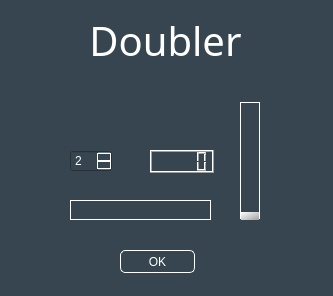
<?xml version="1.0" encoding="UTF-8"?>
<ui version="4.0">
 <class>Generate_powClass</class>
 <widget class="QMainWindow" name="Generate_powClass">
  <property name="geometry">
   <rect>
    <x>0</x>
    <y>0</y>
    <width>333</width>
    <height>296</height>
   </rect>
  </property>
  <property name="minimumSize">
   <size>
    <width>333</width>
    <height>296</height>
   </size>
  </property>
  <property name="maximumSize">
   <size>
    <width>333</width>
    <height>296</height>
   </size>
  </property>
  <property name="windowTitle">
   <string>Generate_pow</string>
  </property>
  <property name="styleSheet">
   <string notr="true">QMainWindow {
	background-color: #36454f;
}

QLabel {
	color: #ffffff;
}

#title {
	font: 30pt bold;
}

#label {
	border: 1px solid #ffffff;
}

QSpinBox {
	background-color: #36454f;
	color: #ffffff;
	selection-background-color: #65816d;
}

QSpinBox::up-button {
	border-top: 1px solid #ffffff;
	border-left: 1px solid #ffffff;
	border-right: 1px solid #ffffff;
	border-bottom: 0.5px solid #ffffff;
	background-color: #36454f;
}

QSpinBox::up-arrow {
	image: url(C:/Users/marem/Downloads/vectorpaint (9).svg);
}

QSpinBox::down-button {
	border-top: 0.5px solid #ffffff;
	border-left: 1px solid #ffffff;
	border-right: 1px solid #ffffff;
	border-bottom: 1px solid #ffffff;
	background-color: #36454f;
}

QSpinBox::down-arrow {
	image: url(C:/Users/marem/Downloads/vectorpaint (10).svg);
}

QSlider::groove:vertical {
	border: 1px solid #ffffff;
    /*border: 1px solid #ffa500;*/
    /*height: 8px;*/
    background: #36454f;/*#ff8243;*/
    margin: 2px 0;
}

QSlider::handle:vertical {
	background: qlineargradient(x1:0, y1:0, x2:1, y2:1, stop:0 #ffffff, stop:1 #a0a0a0);
	/*background: #800020;*/
	/*border: 1px solid #5c5c5c;*/
	height: 8px;
    margin: -2px 0;
    /*border-radius: 3px;*/
}

QPushButton {
	border: 1px solid #ffffff;
	background-color: #36454f;
	color: #ffffff;
	border-radius: 5px;
}

QPushButton::hover {
	border: 1px solid #ffffff;
	background-color: #65816d;
	color: #ffffff;
	border-radius: 5px;
}</string>
  </property>
  <widget class="QWidget" name="centralWidget">
   <widget class="QSpinBox" name="spinBox">
    <property name="geometry">
     <rect>
      <x>70</x>
      <y>150</y>
      <width>42</width>
      <height>22</height>
     </rect>
    </property>
    <property name="minimum">
     <number>2</number>
    </property>
    <property name="maximum">
     <number>100</number>
    </property>
   </widget>
   <widget class="QSlider" name="verticalSlider">
    <property name="geometry">
     <rect>
      <x>240</x>
      <y>100</y>
      <width>20</width>
      <height>121</height>
     </rect>
    </property>
    <property name="maximum">
     <number>63</number>
    </property>
    <property name="orientation">
     <enum>Qt::Vertical</enum>
    </property>
   </widget>
   <widget class="QLCDNumber" name="lcdNumber">
    <property name="geometry">
     <rect>
      <x>150</x>
      <y>150</y>
      <width>64</width>
      <height>23</height>
     </rect>
    </property>
   </widget>
   <widget class="QPushButton" name="pushButton">
    <property name="geometry">
     <rect>
      <x>120</x>
      <y>250</y>
      <width>75</width>
      <height>23</height>
     </rect>
    </property>
    <property name="text">
     <string>OK</string>
    </property>
   </widget>
   <widget class="QLabel" name="title">
    <property name="geometry">
     <rect>
      <x>70</x>
      <y>20</y>
      <width>191</width>
      <height>41</height>
     </rect>
    </property>
    <property name="text">
     <string>Doubler</string>
    </property>
    <property name="scaledContents">
     <bool>true</bool>
    </property>
    <property name="alignment">
     <set>Qt::AlignCenter</set>
    </property>
    <property name="wordWrap">
     <bool>true</bool>
    </property>
   </widget>
   <widget class="QLabel" name="label">
    <property name="geometry">
     <rect>
      <x>70</x>
      <y>200</y>
      <width>141</width>
      <height>20</height>
     </rect>
    </property>
    <property name="text">
     <string/>
    </property>
    <property name="scaledContents">
     <bool>true</bool>
    </property>
    <property name="alignment">
     <set>Qt::AlignCenter</set>
    </property>
    <property name="wordWrap">
     <bool>true</bool>
    </property>
   </widget>
  </widget>
 </widget>
 <layoutdefault spacing="6" margin="11"/>
 <resources>
  <include location="Gen_pow.qrc"/>
 </resources>
 <connections/>
</ui>
